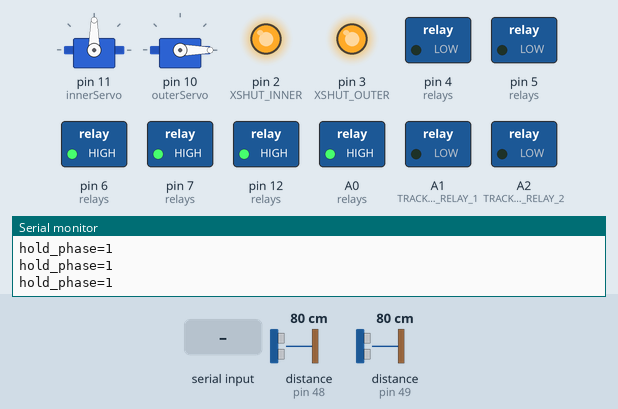
Recording of a sketch running on a simulated Arduino Uno, built with avr-gcc and run on an emulated ATmega328P. Shown: 2 × servo, switched loads named in the sketch (green lamp = pin HIGH), output pins drawn as LEDs (lit = HIGH), the last lines printed to the serial monitor. The inputs (shaded band) are chosen by the test bench; at power-on: distance to the obstacle (sensors on pin 48, pin 49) 80 cm. Random numbers use the default seed unless the sketch sets one.

Above: at 5.7 s.
5.8 s: distance to the obstacle (sensor on pin 48) set to 19 cm
11.5 s: distance to the obstacle (sensor on pin 48) set to 15 cm
At 12.08 s:
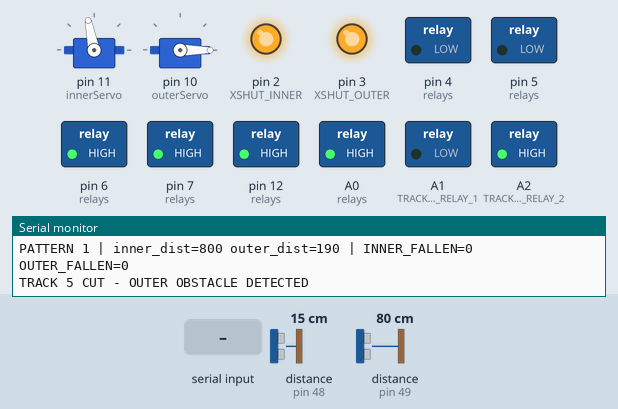
At 14.3 s:
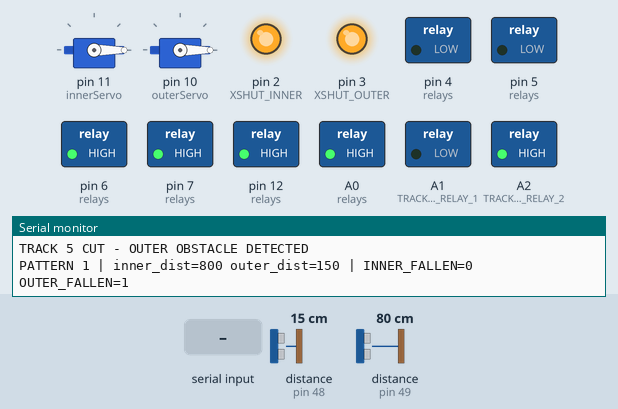
15.0 s: distance to the obstacle (sensor on pin 49) set to 14 cm
18.5 s: distance to the obstacle (sensor on pin 49) set to 11 cm
At 21.3 s:
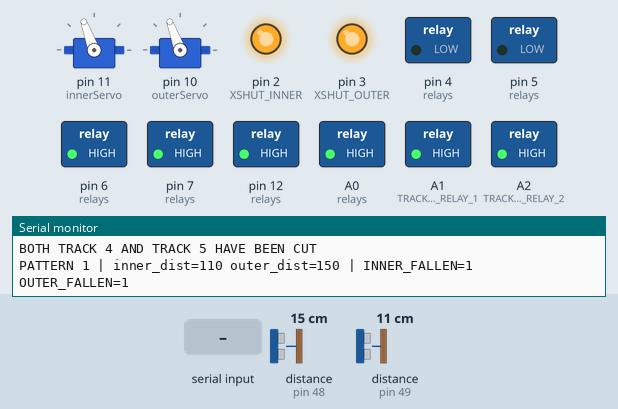
22.0 s: "<0>\n" received over the second serial link
27.7 s: distance to the obstacle (sensor on pin 48) set to 18 cm
At 33.3 s:
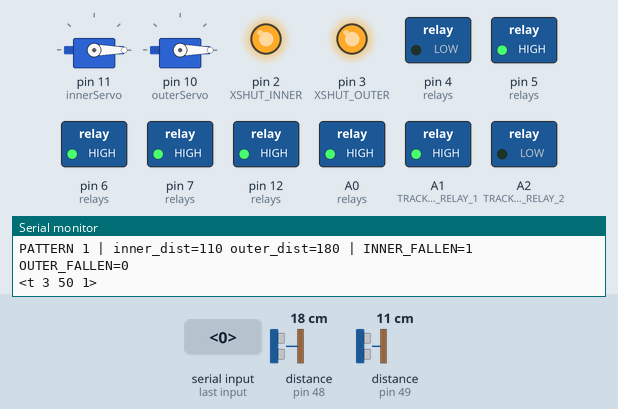
Timing chart, 0 to 39.7 s (numbered marks = the images above; inputs shaded):
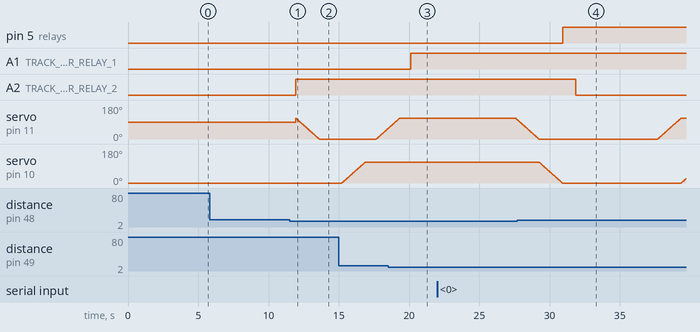

Measured:
- the behaviour switches between 18 and 17 cm on distance to the obstacle (sensor on pin 48) (found by bisection; images 0 and 1)
- the behaviour switches between 13 and 12 cm on distance to the obstacle (sensor on pin 49) (found by bisection; images 2 and 3)
- after the input at 11.5 s, A2 (TRACK_POWER_RELAY_2): LOW → HIGH after 0.43 s
- after the input at 18.5 s, A1 (TRACK_POWER_RELAY_1): LOW → HIGH after 1.6 s
- after the input at 27.7 s, A2 (TRACK_POWER_RELAY_2): HIGH → LOW after 4.2 s

The sketch:

final_hooray.ino
```cpp
#include <SoftwareSerial.h>
#include <Wire.h>
#include <VL53L0X.h>
#include <Servo.h>

/////////////////////////////////////////////////////////////
// ---------------- SOFTWARE SERIAL ----------------
/////////////////////////////////////////////////////////////

SoftwareSerial SoftSerial(8, 9);

byte a = 0x00;
byte ap = 0x00; // Stores the previous value (0x## is Hexadecimal)
byte nmask = 0b00001111; // Strips the high nibble (STrain)
byte smask = 0b11110000; // Strips the low nibble (NTrain)
byte ntrain = 0;
byte strain = 0;
byte ntrainp = 0; // Hold a history of the last value
byte strainp = 0;

/////////////////////////////////////////////////////////////
// ---------------- SENSOR SYSTEM ----------------
/////////////////////////////////////////////////////////////

VL53L0X outerSensor;
VL53L0X innerSensor;

#define XSHUT_OUTER 3
#define XSHUT_INNER 2

/////////////////////////////////////////////////////////////
// ---------------- SERVOS ----------------
/////////////////////////////////////////////////////////////

Servo innerServo;
Servo outerServo;

int innerState = 1;
int outerState = 1;

unsigned long innerTimer = 0;
unsigned long outerTimer = 0;

unsigned long innerInterval = 5000;
unsigned long outerInterval = 5000;

bool started = false;
unsigned long startTime = 0;

bool switchingActive = false;

/////////////////////////////////////////////////////////////
// ---------------- TRACK RELAYS ----------------
/////////////////////////////////////////////////////////////

#define TRACK_POWER_RELAY_1 A1
#define TRACK_POWER_RELAY_2 A2

/////////////////////////////////////////////////////////////
// ---------------- SWITCH SYSTEM ----------------
/////////////////////////////////////////////////////////////

struct RelayPair {

  int dirPin;
  int trigPin;
  const char* name;
};

RelayPair relays[] = {

  {4,  6,  "SW1"},
  {20, 7,  "SW2"},
  {21, 12, "SW3"},
  {5,  A0, "SW4"}
};

const int NUM_RELAYS = 4;
const unsigned long STAGGER_DELAY = 5;

/////////////////////////////////////////////////////////////
// PATTERN DELAYS
/////////////////////////////////////////////////////////////

const unsigned long PATTERN1_DELAY = 60000;
const unsigned long PATTERN2_DELAY = 30000;
const unsigned long PATTERN3_DELAY = 30000;

/////////////////////////////////////////////////////////////
// PATTERNS
/////////////////////////////////////////////////////////////

int pattern1[] = {LOW, LOW, LOW, HIGH};
int pattern2[] = {HIGH, HIGH, HIGH, HIGH};
int pattern3[] = {HIGH, LOW, HIGH, LOW};

/////////////////////////////////////////////////////////////
// STATE MACHINE
/////////////////////////////////////////////////////////////

int currentPattern = 0;

unsigned long patternStartTime = 0;
unsigned long currentDelay = 30000;

bool patternTriggered = false;

/////////////////////////////////////////////////////////////
// LOW LEVEL RELAY FUNCTIONS
/////////////////////////////////////////////////////////////

void triggerAllStaggered() {

  Serial.println("TRIGGERING ALL");

  for (int i = 0; i < NUM_RELAYS; i++) {

    digitalWrite(relays[i].trigPin, LOW);
    delay(STAGGER_DELAY);

    digitalWrite(relays[i].trigPin, HIGH);
    delay(STAGGER_DELAY);
  }
}

void setRelayStates(int states[]) {

  Serial.println("SETTING STATES");

  for (int i = 0; i < NUM_RELAYS; i++) {

    digitalWrite(relays[i].dirPin, states[i]);

    Serial.print(relays[i].name);
    Serial.print(" = ");

    Serial.println(states[i] == HIGH ? "HIGH" : "LOW");
  }
}

void runPattern(int states[], const char* name, unsigned long delayTime) {

  if (!patternTriggered) {

    Serial.println("================================");
    Serial.println(name);

    setRelayStates(states);

    triggerAllStaggered();

    patternStartTime = millis();

    currentDelay = delayTime;

    patternTriggered = true;

    Serial.println("DONE");
    Serial.println("================================");
  }

  if (millis() - patternStartTime >= currentDelay) {

    currentPattern++;

    patternTriggered = false;
  }
}

/////////////////////////////////////////////////////////////
// SLOW SERVO FUNCTION
/////////////////////////////////////////////////////////////

void moveServoSlow(Servo &servo, int startPos, int endPos, int stepDelay) {

  if (startPos < endPos) {

    for (int pos = startPos; pos <= endPos; pos++) {

      servo.write(pos);

      delay(stepDelay);
    }

  } else {

    for (int pos = startPos; pos >= endPos; pos--) {

      servo.write(pos);

      delay(stepDelay);
    }
  }
}

/////////////////////////////////////////////////////////////
// TRAIN FUNCTION
/////////////////////////////////////////////////////////////

void function1() {

  Serial.println("<t 3 50 1>"); // cab speed dir, speed 0..127 or -1 Estop, dir 1=forward 0=reverse
  delay(5000);

  //Serial.println("<0>");
}

/////////////////////////////////////////////////////////////
// SETUP
/////////////////////////////////////////////////////////////

void setup() {

  Serial.begin(9600);

  SoftSerial.begin(9600);

  Serial.println("<1>"); // Turns on track power!

  delay(3000);

  Serial.println(F("A: START"));

  /////////////////////////////////////////////////////////////
  // SERVOS
  /////////////////////////////////////////////////////////////

  innerServo.attach(11);
  outerServo.attach(10);

  innerServo.write(90);
  outerServo.write(0);

  /////////////////////////////////////////////////////////////
  // VL53L0X
  /////////////////////////////////////////////////////////////

  pinMode(XSHUT_OUTER, OUTPUT);
  pinMode(XSHUT_INNER, OUTPUT);

  digitalWrite(XSHUT_OUTER, LOW);
  digitalWrite(XSHUT_INNER, LOW);

  delay(500);

  Wire.begin();

  Wire.setClock(400000);

  digitalWrite(XSHUT_OUTER, HIGH);
  delay(500);

  outerSensor.init();
  outerSensor.setAddress(0x30);
  outerSensor.startContinuous();

  digitalWrite(XSHUT_INNER, HIGH);
  delay(500);

  innerSensor.init();
  innerSensor.setAddress(0x31);
  innerSensor.startContinuous();

  Serial.println(F("F: BOTH SYSTEMS RUNNING"));

  /////////////////////////////////////////////////////////////
  // TRACK RELAYS
  /////////////////////////////////////////////////////////////

  pinMode(TRACK_POWER_RELAY_1, OUTPUT);
  pinMode(TRACK_POWER_RELAY_2, OUTPUT);

  digitalWrite(TRACK_POWER_RELAY_1, LOW);
  digitalWrite(TRACK_POWER_RELAY_2, LOW);

  /////////////////////////////////////////////////////////////
  // SWITCH RELAYS
  /////////////////////////////////////////////////////////////

  for (int i = 0; i < NUM_RELAYS; i++) {

    pinMode(relays[i].dirPin, OUTPUT);
    pinMode(relays[i].trigPin, OUTPUT);

    digitalWrite(relays[i].trigPin, HIGH);
  }

  startTime = millis();
}

/////////////////////////////////////////////////////////////
// LOOP
/////////////////////////////////////////////////////////////

void loop() {

  /////////////////////////////////////////////////////////////
  // TRAIN DETECTION
  /////////////////////////////////////////////////////////////

  byte c = 0x31; // Any Byte triggers a reply from SBC with the byte containing STrain and NTrain

  delay(190); // A delay for testing

  SoftSerial.write(c); // Send a byte to the ACIA to trigger it to query the signal sensor board and return STrain|Ntrain in a byte
  SoftSerial.flush(); // Waits for above Tx to finish sending before proceeding
  delay(10); // Waits a short while to allow the next step to process the returned byte, might not be necessary with flush()

  if (SoftSerial.available() > 0) {  // Checks if ACIA sent a byte
    a = SoftSerial.read(); // Get the byte from ACIA
    if (a != ap){  // Checks if the byte received is different from the last one
      ntrain = a & nmask;
      strain = (a & smask) >> 4;
      if (ntrain != ntrainp){
        // Code here runs when NTrain has changed
        if (ntrain != 0){ // Tests for when North block gets occupied (NTrain NOT zero)
          switchingActive = true;
          function1();
        }
      }
      if (strain != strainp){
        // Put any code you want when STrain has changed

      }
      ntrainp = ntrain;
      strainp = strain;
      ap = a; //Update the record for next loop
    }
  }

  /////////////////////////////////////////////////////////////
  // HOLD PHASE
  /////////////////////////////////////////////////////////////

  if (!started && (millis() - startTime < 5000)) {

    Serial.println(F("hold_phase=1"));

    return;
  }

  if (!started) {

    innerTimer = millis();
    outerTimer = millis();

    innerInterval = random(1000, 5000);
    outerInterval = random(5000, 10000);

    started = true;
  }

  /////////////////////////////////////////////////////////////
  // SENSOR READ
  /////////////////////////////////////////////////////////////

  int outerDist = outerSensor.readRangeContinuousMillimeters();

  int innerDist = innerSensor.readRangeContinuousMillimeters();

  bool outer_tree_fallen = (outerDist <= 170);
  bool inner_tree_fallen = (innerDist <= 120);

  /////////////////////////////////////////////////////////////
  // TRACK SAFETY
  /////////////////////////////////////////////////////////////

  digitalWrite(TRACK_POWER_RELAY_1,
               inner_tree_fallen ? HIGH : LOW);

  digitalWrite(TRACK_POWER_RELAY_2,
               outer_tree_fallen ? HIGH : LOW);

  if (inner_tree_fallen && digitalRead(TRACK_POWER_RELAY_1) == HIGH &&
      outer_tree_fallen && digitalRead(TRACK_POWER_RELAY_2) == HIGH) {

      Serial.println("BOTH TRACK 4 AND TRACK 5 HAVE BEEN CUT");

  }
  else if (inner_tree_fallen && digitalRead(TRACK_POWER_RELAY_1) == HIGH) {

      Serial.println("TRACK 4 CUT - INNER OBSTACLE DETECTED");

  }
  else if (outer_tree_fallen && digitalRead(TRACK_POWER_RELAY_2) == HIGH) {

      Serial.println("TRACK 5 CUT - OUTER OBSTACLE DETECTED");

  }

  /////////////////////////////////////////////////////////////
  // SERVO LOGIC
  /////////////////////////////////////////////////////////////

  if (millis() - innerTimer >= innerInterval) {

    innerTimer = millis();

    innerState = !innerState;

    //innerServo.write(innerState ? 90 : 0);

    moveServoSlow(
      innerServo,
      innerState ? 0 : 110,
      innerState ? 110 : 0,
      15
    );

    innerInterval = random(5000, 10000);
  }

  if (millis() - outerTimer >= outerInterval) {

    outerTimer = millis();

    outerState = !outerState;

    //outerServo.write(outerState ? 0 : 90);

    moveServoSlow(
      outerServo,
      outerState ? 110 : 0,
      outerState ? 0 : 110,
      15
    );

    outerInterval = random(5000, 10000);
  }

  /////////////////////////////////////////////////////////////
  // SWITCH SYSTEM
  /////////////////////////////////////////////////////////////

  if (switchingActive) {

    if (currentPattern == 0) {

      runPattern(pattern1,
                 "PATTERN 1",
                 PATTERN1_DELAY);
    }

    else if (currentPattern == 1) {

      runPattern(pattern2,
                 "PATTERN 2",
                 PATTERN2_DELAY);
    }

    else if (currentPattern == 2) {

      runPattern(pattern3,
                 "PATTERN 3",
                 PATTERN3_DELAY);
    }

    else {

      currentPattern = 0;
    }
  }

  /////////////////////////////////////////////////////////////
  // TELEMETRY
  /////////////////////////////////////////////////////////////

  Serial.print("PATTERN ");
  Serial.print(currentPattern + 1);

  Serial.print(" | ");

  Serial.print("inner_dist=");
  Serial.print(innerDist);

  Serial.print(" outer_dist=");
  Serial.print(outerDist);

  Serial.print(" | INNER_FALLEN=");
  Serial.print(inner_tree_fallen);

  Serial.print(" OUTER_FALLEN=");
  Serial.println(outer_tree_fallen);

  delay(500);
}
```
